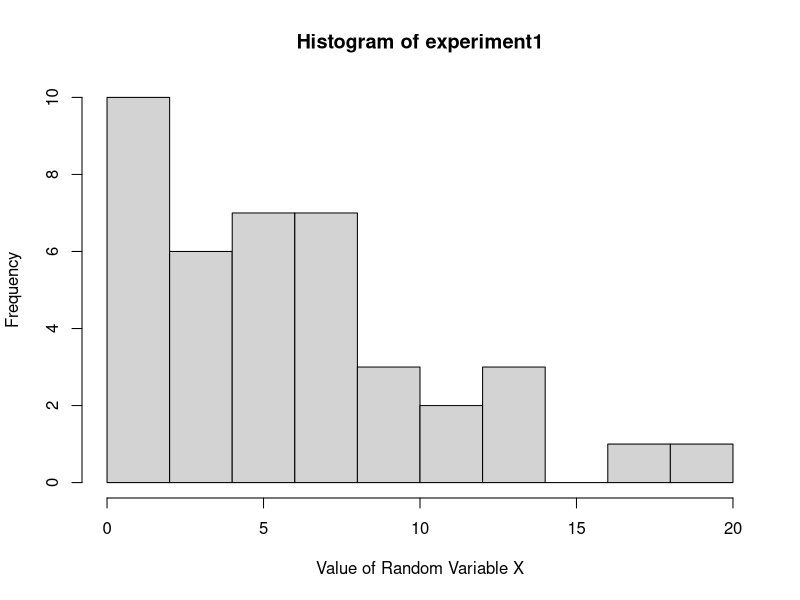
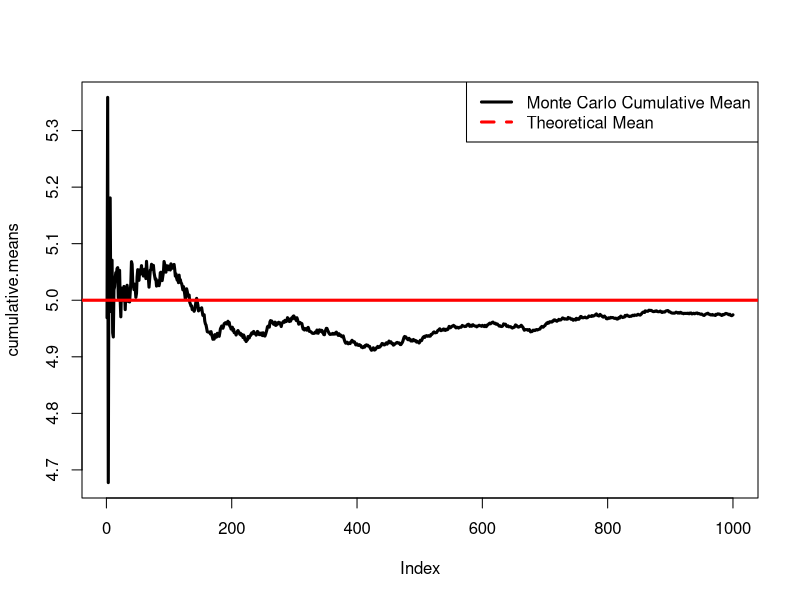
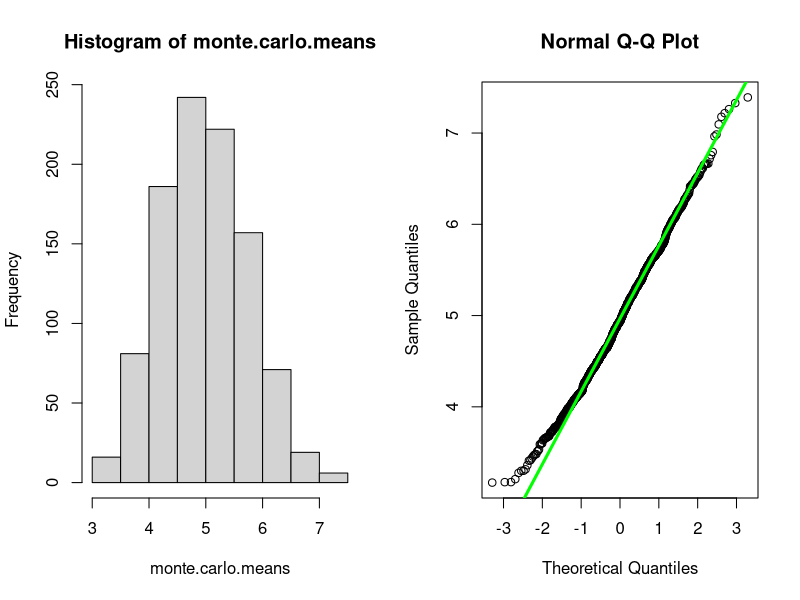

Recreate these plots in R, in order.
## ---- chunk 1
  # Set working directory
  setwd("~/datasciencecoursera/StatsProj1/")
  library(ggplot2)
## ---- chunk 2
set.seed(5678)
n = 40; lambda = 0.2;
experiment1 = rexp(n, lambda)
hist(experiment1, xlab = "Value of Random Variable X")
## ---- chunk 3
monte.carlo.means = NULL; m = 1000; set.seed(1234);
for (i in 1 : m) monte.carlo.means = c(monte.carlo.means, mean(rexp(n, lambda)))
## ---- chunk 4
theoretical.mean = (1/lambda)
cumulative.means <- cumsum(monte.carlo.means) / (1 : m)
plot(cumulative.means, type = "l", lwd = 3)
abline(h=theoretical.mean, col = "red", lwd = 3)
legend("topright", legend = c("Monte Carlo Cumulative Mean", "Theoretical Mean"), 
       lty = 1:2, lwd=c(3,3), col=c("black","red"))
## ---- chunk 5
theoretical.var = 1/(lambda^2)
experiment.var = var(experiment1)
monte.carlo.var = NULL; set.seed(1234)  # same seed, same monte carlo simulation
for (i in 1 : m) monte.carlo.var = c(monte.carlo.var, var(rexp(n, lambda)))
cumulative.var <- cumsum(monte.carlo.var) / (1 : m)
c(Theoretical = theoretical.var, Experiment1 = experiment.var, 
  MonteCarlo = cumulative.var[m])
## ---- chunk 6
par(mfrow=c(1,2))
hist(monte.carlo.means)
qqnorm(monte.carlo.means); qqline(monte.carlo.means, col="green", lwd=3)
